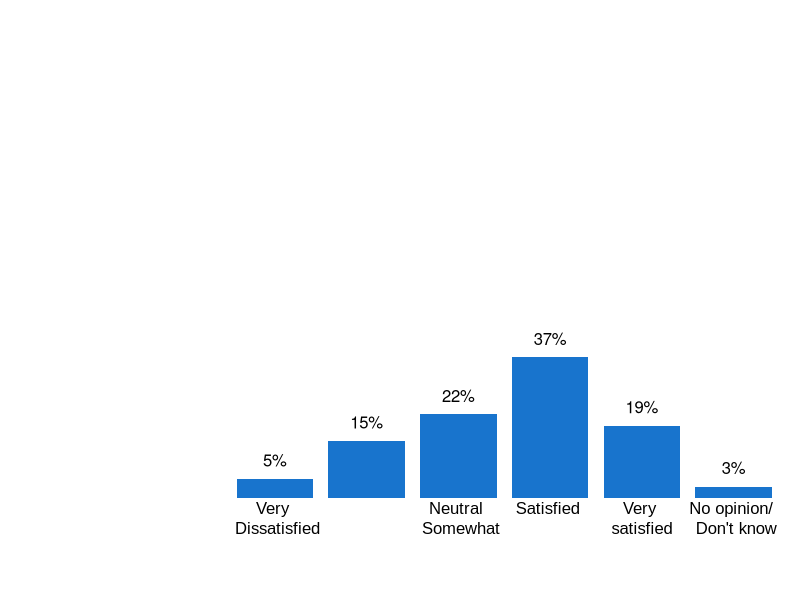
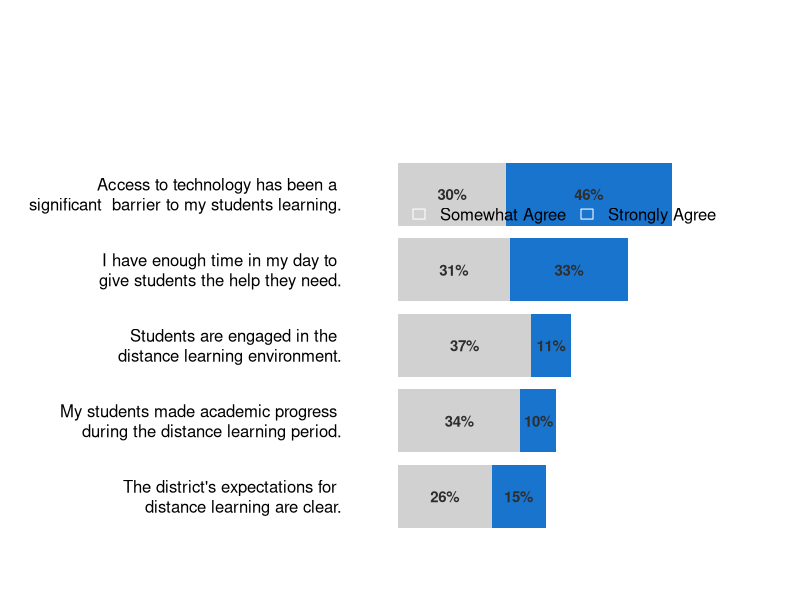
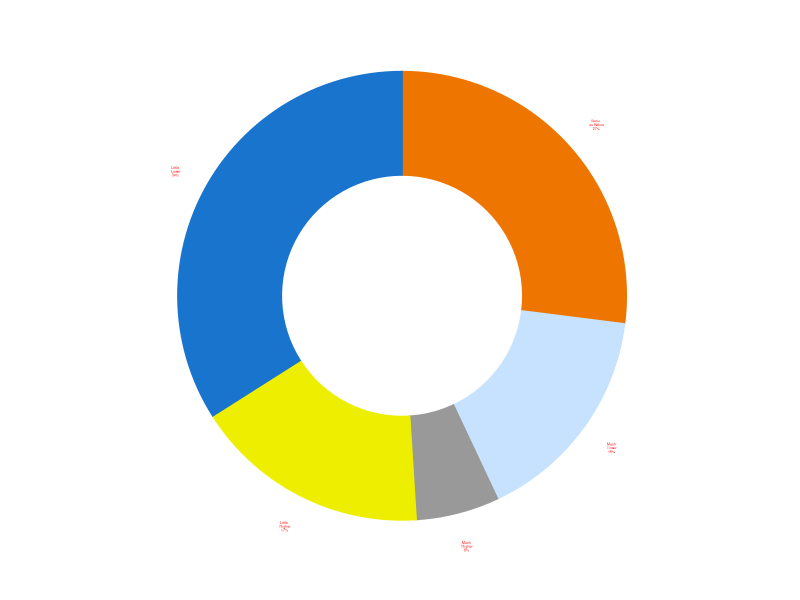
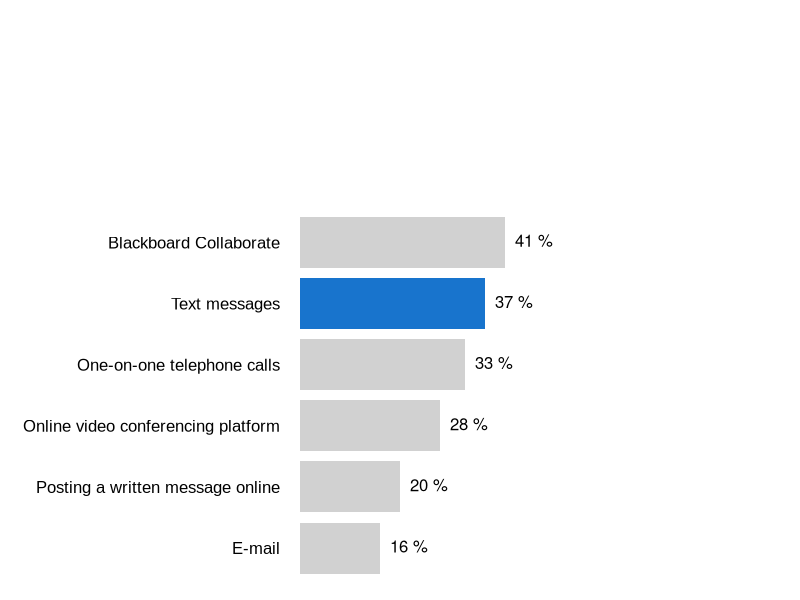
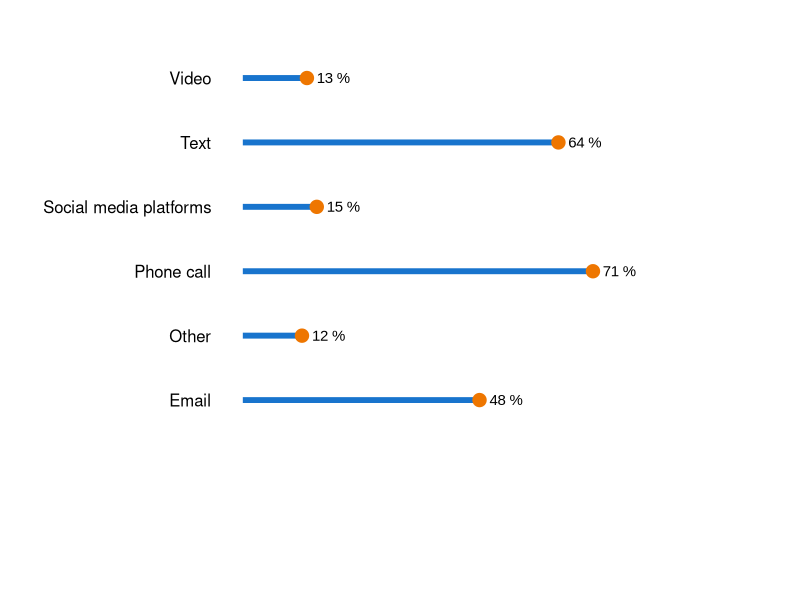
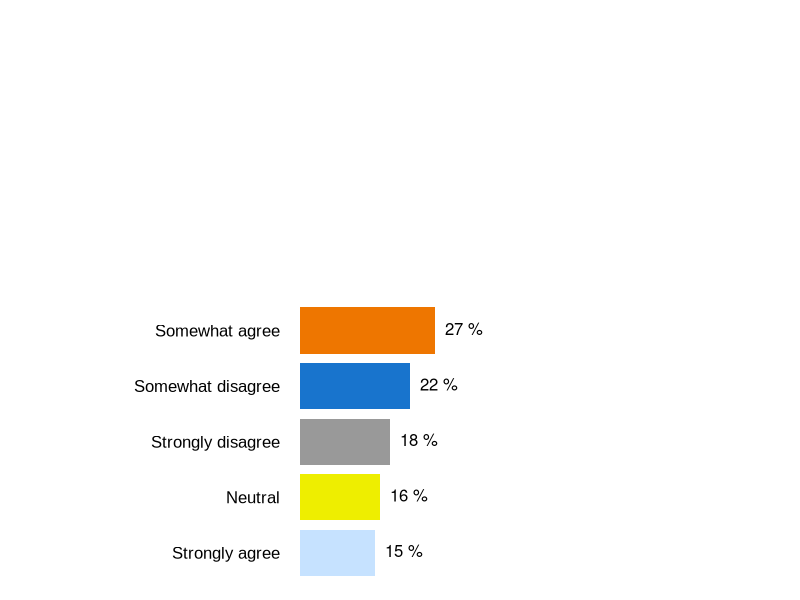

These charts were generated, in order, by the following R code:
############################################################################################
#### Author:
#### Date:
#### Purpose: Produce graphs for BCPS Covid Staff Report
#### Colors:dodgerblue3", "yellow2","gray60", "slategray1","darkorange2"
#############################################################################################


### GRAPH 1 ####
# How satisfied are you with your school’s/district's online learning experience this spring?#

par(mar=c(5.1, 10, 4, 1.1))
H <- c(5,15,22,37,19,3) # Create the data for the chart.#
M <- c("Very \n Dissatisfied",
       "Somewhat \n Dissatisfied",
       "Neutral \n Somewhat",
       "Satisfied \n",
       "Very \nsatisfied",
       "No opinion/ \n Don't know")

bp <- barplot(H, col =c("dodgerblue3" ),  ylim = range(0,110),
              names.arg = M, horiz = F,
              family="Arial", border = NA, xlim = range(0,7), las=1,
              axes = F)

text(bp, H + 5, paste(H, "%", sep="")) #Automates data labels

### GRAPH 2 ###

par(mar=c(0, 5, 18, 0))
counts<- structure(list(
  
  A = c(37,11),	
  B = c(26,15),	
  C = c(34,10),	
  D = c(30,46),	
  E = c(31,33)),
  
  .Names = c("Students are engaged in the \n distance learning environment.",						
             "The district's expectations for \n distance learning are clear.",					
             "My students made academic progress \n during the distance learning period.",
             "Access to technology has been a \n significant  barrier to my students learning.", 		
             "I have enough time in my day to \n give students the help they need."),
  class = "data.frame",
  row.names = c(NA, -2L)) #4L=number of numbers in each letter vector#

attach(counts)

print(counts)

# barplot
colors <- c("gray82", "dodgerblue3")
counts <- counts[, order(colSums(counts))]
xFun <- function(x) x/2 + c(0, cumsum(x)[-length(x)])
par(mar=c(2, 18, 4, 2) + 0.1) # this sets margins to allow long labels
byc <- barplot(as.matrix(counts), horiz=TRUE, col=colors, #main="N=35"#, 
               border=NA, las=1, xaxt='n',
               ylim = range(0, 7), xlim = range(-10, 100),
               width = 1)
# labels
labs <- data.frame(x=as.vector(sapply(counts, xFun)),  # apply `xFun` here 
                   y=rep(byc, each=nrow(counts)),  # use `byc` here
                   labels=as.vector(apply(counts, 1:2, paste0, "%")), 
                   stringsAsFactors=FALSE)
labs$labels[labs$labels %in% paste0(0:(8*100)/100, "%")] <- "" #masks labels <8

invisible(sapply(seq(nrow(labs)), function(x)  # `invisible` prevents unneeded console output
  text(x=labs[x, 1:2], labels=labs[x, 3], cex=.9, font=2, col='gray18')))


# legend  (set `xpd=TRUE` to plot beyond margins!)
legend(0,5.5,  legend=c("Somewhat Agree","Strongly Agree"),                                                                                                                                                                                                                                                                
       fill=colors, horiz = T, bty='n', xpd=T, border = F)


### GRAPH 3 ###

library(ggpubr)
df <- data.frame(
  group = c("Much\n Lower",
            "Little\n Lower",
            "Same \n as Before",
            "Little \n Higher",
            "Much\n Higher"),
  value = c(16,34,27,17,6))
par(mar=c(5, 0, 5, 5) )  # this sets margins to allow long labels
#par(oma=c(0,0,0,0))
# create labels
df$label <- paste(df$group,
                  scales::percent(df$value/sum(df$value), accuracy = 1), sep = "\n")

ggpubr::ggdonutchart(df, "value",
                     label = "label", # add labels
                     color = "group",
                     fill = "group",
                     lab.pos = c("out"), 
                     lab.font= c(1, "plain", "red"),
                     lab.adjust = 19,
                     radius = 1,
                     borders ='n',
                     palette = c("dodgerblue3", "yellow2","gray60", "slategray1","darkorange2")) +
  theme(legend.position = "none") #DELETES LEGEND
#ggpubr::ggpar(p,ticks=FALSE,xlab=FALSE,ylab=FALSE,font.ytickslab = NULL)
### GRAPH 4 ###
library(tidyverse)
par(mar=c(0, 15, 8, 0))
M<-c('Blackboard Collaborate',
     'Text messages',
     'One-on-one telephone calls',
     'Online video conferencing platform',
     'Posting a written message online',
     'E-mail'
)

H<-c(41,37,33,28,20,16)

df_graph3 <- data.frame(M=M,H=H)
df_graph3 <- df_graph3 %>%
  arrange(.$H)
c <-barplot(df_graph3$H, col =c("gray82",  "gray82",
                                "gray82", "gray82","dodgerblue3"),
            names.arg = df_graph3$M, horiz = TRUE, 
            family="Arial", border = NA,  
            xlim = range(0,100), ylim = range(0, 0.08), 
            axes = FALSE, width = 0.01, las=1)
text(df_graph3$H, c, labels = paste(df_graph3$H,"%"), pos = 4.5)


#### GRAPH 5 ###
library(dplyr)
library(ggplot2)
#par(mar=c(1, 1, 1, 1))
#par(oma=c(0,0,2,0))

df_graph2 <- data.frame(
    parameters = c("Phone call",	
              "Text",	
              "Email",	
              "Video",	
              "Social media platforms",	
              "Other") ,
    values = c(71,64,48,13,15,12))
df_graph2 %>%
  ggplot() + aes(x=parameters, y=values) +
  geom_segment( aes(x=parameters, xend=parameters, y=0, yend=values), color="dodgerblue3", size=2) +
  geom_point( color="darkorange2", size=4.2, alpha=1) +
  geom_text(aes(label = paste(values,"%")), hjust = -.3,size=3.8,family="Arial") + 
  expand_limits(y = 100)+
  theme_light() +
  coord_flip() +
  theme(
    plot.margin = margin(1, 1, 4, 1.1, "cm"),
    panel.grid.major.y = element_blank(),
    axis.text.y = element_text(color = 'black', size = 12, hjust = 1),
    panel.border = element_blank(),
    axis.ticks.y = element_blank(),
    axis.ticks.x = element_blank(),
    axis.title.x = element_blank(),
    axis.title.y = element_blank(),
    axis.text.x = element_blank(),
    panel.grid.major.x = element_blank(),
    panel.grid.minor.x = element_blank()
  )

### GRAPH 6 ###
par(mar=c(0, 15, 10, 0))

M<-c("Strongly disagree",	
     "Somewhat disagree",	
     "Neutral",
     "Somewhat agree",	
     "Strongly agree")

H<-c(18,22,16,27,15) # Create the data for the chart, from crosstab.#
df_graph3 <- data.frame(M=M,H=H)
df_graph3 <- df_graph3 %>%
  arrange(.$H)
c <-barplot(df_graph3$H, col =c( "slategray1", "yellow2","gray60","dodgerblue3","darkorange2"),
            names.arg = df_graph3$M, horiz = TRUE, 
            family="Arial", border = NA,  
            xlim = range(0,100), ylim = range(0, 0.08), 
            axes = FALSE, width = 0.01, las=1)
text(df_graph3$H, c, labels = paste(df_graph3$H,"%"), pos = 4.5)

### GRAPH 7 ###


### GRAPH 8 ###





